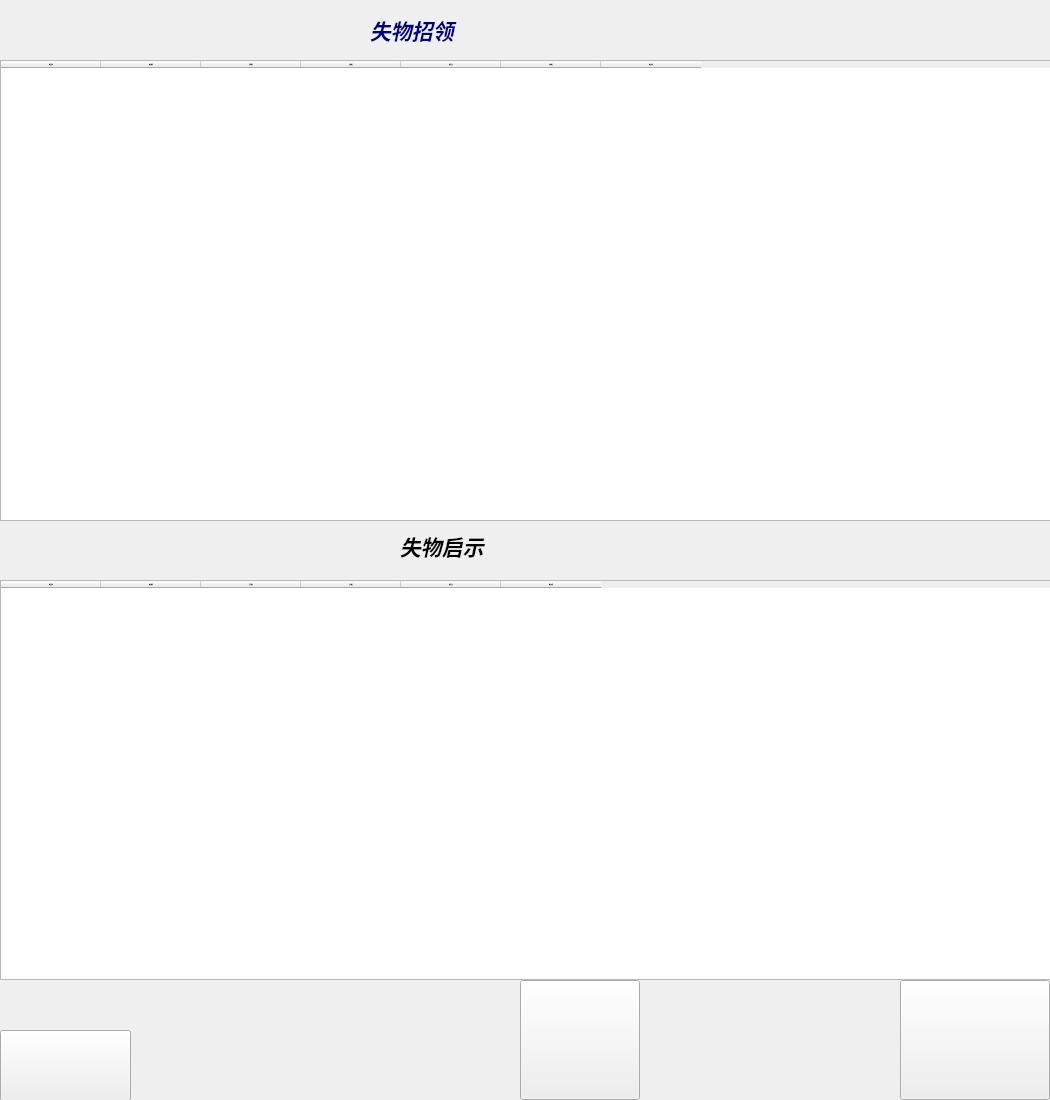
<?xml version="1.0" encoding="UTF-8"?>
<ui version="4.0">
 <class>From</class>
 <widget class="QWidget" name="From">
  <property name="geometry">
   <rect>
    <x>0</x>
    <y>0</y>
    <width>1050</width>
    <height>1100</height>
   </rect>
  </property>
  <property name="font">
   <font>
    <pointsize>1</pointsize>
   </font>
  </property>
  <property name="windowTitle">
   <string>Form</string>
  </property>
  <widget class="QLabel" name="bgd">
   <property name="geometry">
    <rect>
     <x>0</x>
     <y>0</y>
     <width>100</width>
     <height>100</height>
    </rect>
   </property>
   <property name="maximumSize">
    <size>
     <width>100</width>
     <height>100</height>
    </size>
   </property>
   <property name="text">
    <string/>
   </property>
   <property name="pixmap">
    <pixmap resource="picture.qrc">:/hall_picture/bgd_3.jpg</pixmap>
   </property>
   <property name="scaledContents">
    <bool>true</bool>
   </property>
  </widget>
  <widget class="QPushButton" name="person_button">
   <property name="geometry">
    <rect>
     <x>900</x>
     <y>980</y>
     <width>150</width>
     <height>120</height>
    </rect>
   </property>
   <property name="sizePolicy">
    <sizepolicy hsizetype="Minimum" vsizetype="Fixed">
     <horstretch>0</horstretch>
     <verstretch>0</verstretch>
    </sizepolicy>
   </property>
   <property name="minimumSize">
    <size>
     <width>0</width>
     <height>0</height>
    </size>
   </property>
   <property name="toolTip">
    <string>&lt;html&gt;&lt;head/&gt;&lt;body&gt;&lt;p&gt;&lt;span style=&quot; font-size:10pt; font-weight:600; font-style:italic; color:#aaff00;&quot;&gt;个人中心&lt;/span&gt;&lt;/p&gt;&lt;/body&gt;&lt;/html&gt;</string>
   </property>
   <property name="text">
    <string/>
   </property>
   <property name="iconSize">
    <size>
     <width>150</width>
     <height>120</height>
    </size>
   </property>
  </widget>
  <widget class="QPushButton" name="release_buttton">
   <property name="geometry">
    <rect>
     <x>520</x>
     <y>980</y>
     <width>120</width>
     <height>120</height>
    </rect>
   </property>
   <property name="minimumSize">
    <size>
     <width>0</width>
     <height>0</height>
    </size>
   </property>
   <property name="maximumSize">
    <size>
     <width>1000</width>
     <height>1000</height>
    </size>
   </property>
   <property name="toolTip">
    <string>&lt;!DOCTYPE HTML PUBLIC &quot;-//W3C//DTD HTML 4.0//EN&quot; &quot;http://www.w3.org/TR/REC-html40/strict.dtd&quot;&gt;
&lt;html&gt;&lt;head&gt;&lt;meta name=&quot;qrichtext&quot; content=&quot;1&quot; /&gt;&lt;style type=&quot;text/css&quot;&gt;
p, li { white-space: pre-wrap; }
&lt;/style&gt;&lt;/head&gt;&lt;body style=&quot; font-family:'SimSun'; font-size:9pt; font-weight:400; font-style:normal;&quot;&gt;
&lt;p style=&quot; margin-top:12px; margin-bottom:12px; margin-left:0px; margin-right:0px; -qt-block-indent:0; text-indent:0px;&quot;&gt;&lt;span style=&quot; font-size:10pt; font-weight:600; font-style:italic; color:#00ffff;&quot;&gt;发布信息&lt;/span&gt;&lt;/p&gt;&lt;/body&gt;&lt;/html&gt;</string>
   </property>
   <property name="styleSheet">
    <string notr="true">QPushBtrron
{
background-color:rgb(170,170,255);
color:white;
border-radius:50px;
border:2px groove gray;
border-style:outset;
}</string>
   </property>
   <property name="text">
    <string/>
   </property>
   <property name="iconSize">
    <size>
     <width>150</width>
     <height>150</height>
    </size>
   </property>
  </widget>
  <widget class="QPushButton" name="pushButton_back">
   <property name="geometry">
    <rect>
     <x>0</x>
     <y>1030</y>
     <width>131</width>
     <height>71</height>
    </rect>
   </property>
   <property name="text">
    <string/>
   </property>
   <property name="icon">
    <iconset resource="picture.qrc">
     <normaloff>:/hall_picture/返回.png</normaloff>:/hall_picture/返回.png</iconset>
   </property>
   <property name="iconSize">
    <size>
     <width>50</width>
     <height>50</height>
    </size>
   </property>
  </widget>
  <widget class="QTableWidget" name="tableWidget_2">
   <property name="geometry">
    <rect>
     <x>0</x>
     <y>580</y>
     <width>1051</width>
     <height>400</height>
    </rect>
   </property>
   <column>
    <property name="text">
     <string>物品名称</string>
    </property>
   </column>
   <column>
    <property name="text">
     <string>物品类型</string>
    </property>
   </column>
   <column>
    <property name="text">
     <string>丢失时间</string>
    </property>
   </column>
   <column>
    <property name="text">
     <string>丢失地点</string>
    </property>
   </column>
   <column>
    <property name="text">
     <string>联系方式</string>
    </property>
   </column>
   <column>
    <property name="text">
     <string>物品价值</string>
    </property>
   </column>
  </widget>
  <widget class="QLabel" name="label">
   <property name="geometry">
    <rect>
     <x>370</x>
     <y>-10</y>
     <width>451</width>
     <height>81</height>
    </rect>
   </property>
   <property name="font">
    <font>
     <family>幼圆</family>
     <weight>75</weight>
     <italic>true</italic>
     <bold>true</bold>
    </font>
   </property>
   <property name="text">
    <string>&lt;html&gt;&lt;head/&gt;&lt;body&gt;&lt;p&gt;&lt;span style=&quot; font-size:16pt; color:#00007f;&quot;&gt;失物招领&lt;/span&gt;&lt;/p&gt;&lt;/body&gt;&lt;/html&gt;</string>
   </property>
  </widget>
  <widget class="QLabel" name="label_2">
   <property name="geometry">
    <rect>
     <x>400</x>
     <y>510</y>
     <width>281</width>
     <height>71</height>
    </rect>
   </property>
   <property name="font">
    <font>
     <family>幼圆</family>
     <pointsize>16</pointsize>
     <weight>75</weight>
     <italic>true</italic>
     <bold>true</bold>
    </font>
   </property>
   <property name="text">
    <string>失物启示</string>
   </property>
  </widget>
  <widget class="QTableWidget" name="tableWidget">
   <property name="geometry">
    <rect>
     <x>0</x>
     <y>60</y>
     <width>1051</width>
     <height>461</height>
    </rect>
   </property>
   <column>
    <property name="text">
     <string>物品名称</string>
    </property>
   </column>
   <column>
    <property name="text">
     <string>物品类型</string>
    </property>
   </column>
   <column>
    <property name="text">
     <string>发现时间</string>
    </property>
   </column>
   <column>
    <property name="text">
     <string>发现地点</string>
    </property>
   </column>
   <column>
    <property name="text">
     <string>联系方式</string>
    </property>
   </column>
   <column>
    <property name="text">
     <string>存放地点</string>
    </property>
   </column>
   <column>
    <property name="text">
     <string>物品价值</string>
    </property>
   </column>
  </widget>
 </widget>
 <resources>
  <include location="picture.qrc"/>
 </resources>
 <connections/>
</ui>
